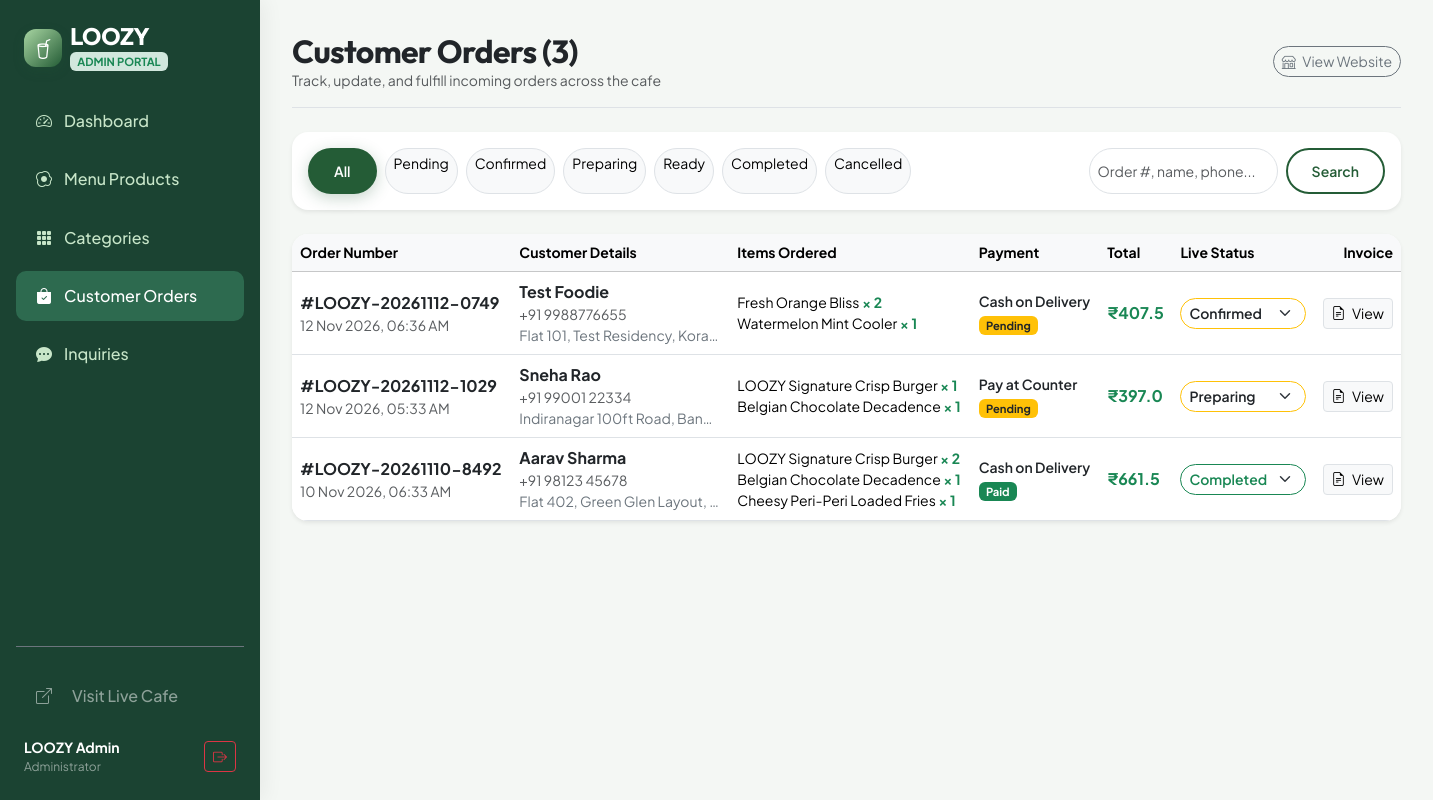
Page /admin/orders (signed in) on the committed database.
### models.py (models this page shows, shortened)
class User(UserMixin, db.Model):
    __tablename__ = 'users'
    id = db.Column(db.Integer, primary_key=True)
    name = db.Column(db.String(100), nullable=False)
    email = db.Column(db.String(120), unique=True, nullable=False, index=True)
    password_hash = db.Column(db.String(255), nullable=False)
    phone = db.Column(db.String(20), nullable=True)
    address = db.Column(db.Text, nullable=True)
    is_admin = db.Column(db.Boolean, default=False)
    created_at = db.Column(db.DateTime, default=datetime.utcnow)
    orders = db.relationship('Order', backref='user', lazy=True)

class Order(db.Model):
    __tablename__ = 'orders'
    id = db.Column(db.Integer, primary_key=True)
    order_number = db.Column(db.String(50), unique=True, nullable=False, index=True)
    user_id = db.Column(db.Integer, db.ForeignKey('users.id'), nullable=True)
    customer_name = db.Column(db.String(100), nullable=False)
    customer_email = db.Column(db.String(120), nullable=False)
    customer_phone = db.Column(db.String(20), nullable=False)
    delivery_address = db.Column(db.Text, nullable=False)
    order_notes = db.Column(db.Text, nullable=True)
    payment_method = db.Column(db.String(50), default='Cash on Delivery')
    payment_status = db.Column(db.String(50), default='Pending') # Pending, Paid, Failed
    order_status = db.Column(db.String(50), default='Pending') # Pending, Confirmed, Preparing, Ready, Completed, Cancelled
    subtotal = db.Column(db.Float, default=0.0)
    tax = db.Column(db.Float, default=0.0)
    delivery_fee = db.Column(db.Float, default=0.0)
    total_amount = db.Column(db.Float, default=0.0)
    created_at = db.Column(db.DateTime, default=datetime.utcnow)
    updated_at = db.Column(db.DateTime, default=datetime.utcnow, onupdate=datetime.utcnow)
    items = db.relationship('OrderItem', backref='order', lazy=True, cascade="all, delete-orphan")

class OrderItem(db.Model):
    __tablename__ = 'order_items'
    id = db.Column(db.Integer, primary_key=True)
    order_id = db.Column(db.Integer, db.ForeignKey('orders.id'), nullable=False)
    product_id = db.Column(db.Integer, db.ForeignKey('products.id'), nullable=True)
    product_name = db.Column(db.String(150), nullable=False)
    product_price = db.Column(db.Float, nullable=False)
    quantity = db.Column(db.Integer, nullable=False, default=1)
    item_subtotal = db.Column(db.Float, nullable=False)

### routes/admin.py (the view)
@admin_bp.route('/orders')
@admin_required
def orders():
    status = request.args.get('status', 'all').strip()
    search = request.args.get('q', '').strip()
    query = Order.query
    if status and status != 'all':
        query = query.filter_by(order_status=status)
    if search:
        query = query.filter(
            (Order.order_number.ilike(f"%{search}%")) |
            (Order.customer_name.ilike(f"%{search}%")) |
            (Order.customer_phone.ilike(f"%{search}%"))
        )
    orders_list = query.order_by(Order.created_at.desc()).all()
    statuses = ['Pending', 'Confirmed', 'Preparing', 'Ready', 'Completed', 'Cancelled']
    return render_template('admin/orders.html', orders=orders_list, current_status=status, statuses=statuses, search_query=search)

### routes/admin.py (called while the page is built)
def admin_required(f):
    @wraps(f)
    def decorated_function(*args, **kwargs):
        if not current_user.is_authenticated:
            flash('Please log in with an administrator account to access this section.', 'warning')
            return redirect(url_for('admin.login', next=request.url))
        if not current_user.is_admin:
            flash('Access denied. Administrator privileges required.', 'danger')
            return redirect(url_for('main.index'))
        return f(*args, **kwargs)
    return decorated_function

### templates/admin/orders.html (shortened to what this page needs)
{% extends "admin/admin_base.html" %}
{% block header_title %}Customer Orders ({{ orders|length }}){% endblock %}
{% block header_subtitle %}Track, update, and fulfill incoming orders across the cafe{% endblock %}
{% block content %}
<div class="card border-0 shadow-sm rounded-4 p-3 bg-white mb-4">
  <div class="d-flex flex-column flex-lg-row align-items-lg-center justify-content-between gap-3">
    <div class="d-flex flex-wrap gap-2">
      <a href="{{ url_for('admin.orders', status='all') }}" class="btn btn-sm {% if current_status == 'all' %}btn-loozy-primary{% else %}btn-light border{% endif %} rounded-pill">
        All
      </a>
      {% for s in statuses %}
      <a href="{{ url_for('admin.orders', status=s) }}" class="btn btn-sm {% if current_status == s %}btn-loozy-primary{% else %}btn-light border{% endif %} rounded-pill">
        {{ s }}
      </a>
      {% endfor %}
    </div>
    <form method="GET" action="{{ url_for('admin.orders') }}" class="d-flex gap-2">
      <input type="text" name="q" class="form-control form-control-sm rounded-pill" placeholder="Order #, name, phone..." value="{{ search_query }}">
      <button type="submit" class="btn btn-sm btn-loozy-outline rounded-pill">Search</button>
    </form>
  </div>
</div>
<div class="card border-0 shadow-sm rounded-4 overflow-hidden bg-white">
  <div class="table-responsive">
    <table class="table align-middle table-hover mb-0">
      <thead class="table-light small">
        <tr>
          <th>Order Number</th>
          <th>Customer Details</th>
          <th>Items Ordered</th>
          <th>Payment</th>
          <th>Total</th>
          <th>Live Status</th>
          <th class="text-end">Invoice</th>
        </tr>
      </thead>
      <tbody>
        {% for ord in orders %}
        <tr>
          <td>
            <a href="{{ url_for('admin.order_detail', order_id=ord.id) }}" class="fw-bold text-dark text-decoration-none">
              #{{ ord.order_number }}
            </a>
            <div class="small text-muted">{{ ord.created_at.strftime('%d %b %Y, %I:%M %p') }}</div>
          </td>
          <td>
            <div class="fw-bold text-dark">{{ ord.customer_name }}</div>
            <div class="small text-muted">{{ ord.customer_phone }}</div>
            <div class="small text-secondary text-truncate" style="max-width: 200px;">{{ ord.delivery_address }}</div>
          </td>
          <td>
            <div class="small">
              {% for it in ord.items %}
              <div>{{ it.product_name }} <span class="text-success fw-bold">× {{ it.quantity }}</span></div>
              {% endfor %}
            </div>
          </td>
          <td>
            <div class="small fw-semibold text-dark">{{ ord.payment_method }}</div>
            <span class="badge {% if ord.payment_status == 'Paid' %}bg-success{% else %}bg-warning text-dark{% endif %}" style="font-size: 0.7rem;">
              {{ ord.payment_status }}
            </span>
          </td>
          <td class="fw-bold text-success fs-6">
            ₹{{ ord.total_amount }}
          </td>
          <td>
            <form action="{{ url_for('admin.update_order_status', order_id=ord.id) }}" method="POST">
              <select name="order_status" class="form-select form-select-sm rounded-pill fw-semibold {% if ord.order_status == 'Completed' %}border-success text-success{% elif ord.order_status == 'Cancelled' %}border-danger text-danger{% else %}border-warning text-dark{% endif %}" onchange="this.form.submit()">
                {% for st in statuses %}
                <option value="{{ st }}" {% if ord.order_status == st %}selected{% endif %}>{{ st }}</option>
                {% endfor %}
              </select>
            </form>
          </td>
          <td class="text-end">
            <a href="{{ url_for('admin.order_detail', order_id=ord.id) }}" class="btn btn-sm btn-light border" title="View & Print Invoice">
              <i class="bi bi-file-earmark-text me-1"></i> View
            </a>
          </td>
        </tr>
        {% endfor %}
      </tbody>
    </table>
  </div>
</div>
{% endblock %}

### templates/admin/admin_base.html (shortened to what this page needs)
<!DOCTYPE html>
<html lang="en">
<head>
  <link href="https://cdn.jsdelivr.net/npm/bootstrap@5.3.3/dist/css/bootstrap.min.css" rel="stylesheet">
  <link rel="stylesheet" href="https://cdn.jsdelivr.net/npm/bootstrap-icons@1.11.3/font/bootstrap-icons.min.css">
  <link rel="stylesheet" href="{{ url_for('static', filename='css/style.css') }}">
</head>
<body>
<div class="admin-wrapper">
  <aside class="admin-sidebar d-flex flex-column justify-content-between">
    <div>
      <a href="{{ url_for('admin.dashboard') }}" class="d-flex align-items-center gap-2 text-white text-decoration-none mb-4 px-2">
        <span class="loozy-logo-badge" style="width: 38px; height: 38px;"><i class="bi bi-cup-straw"></i></span>
        <div>
          <div class="brand-font fs-4 fw-bold lh-1 text-white">LOOZY</div>
          <span class="badge bg-success-subtle text-success small" style="font-size: 0.7rem;">ADMIN PORTAL</span>
        </div>
      </a>
      <nav class="nav flex-column gap-1">
        <a class="nav-link {% if request.endpoint == 'admin.dashboard' %}active{% endif %}" href="{{ url_for('admin.dashboard') }}">
          <i class="bi bi-speedometer2"></i> Dashboard
        </a>
        <a class="nav-link {% if request.endpoint in ['admin.products', 'admin.add_product', 'admin.edit_product'] %}active{% endif %}" href="{{ url_for('admin.products') }}">
          <i class="bi bi-egg-fried"></i> Menu Products
        </a>
        <a class="nav-link {% if request.endpoint == 'admin.categories' %}active{% endif %}" href="{{ url_for('admin.categories') }}">
          <i class="bi bi-grid-3x3-gap-fill"></i> Categories
        </a>
        <a class="nav-link {% if request.endpoint in ['admin.orders', 'admin.order_detail'] %}active{% endif %}" href="{{ url_for('admin.orders') }}">
          <i class="bi bi-bag-check-fill"></i> Customer Orders
        </a>
        <a class="nav-link {% if request.endpoint == 'admin.messages' %}active{% endif %}" href="{{ url_for('admin.messages') }}">
          <i class="bi bi-chat-dots-fill"></i> Inquiries
        </a>
      </nav>
    </div>
    <div class="pt-4 border-top border-secondary">
      <a href="{{ url_for('main.index') }}" target="_blank" class="nav-link text-white-50 small mb-2">
        <i class="bi bi-box-arrow-up-right me-2"></i> Visit Live Cafe
      </a>
      <div class="d-flex align-items-center justify-content-between px-2 pt-2">
        <div class="small text-truncate" style="max-width: 150px;">
          <div class="fw-bold text-white">{{ current_user.name }}</div>
          <div class="text-white-50" style="font-size: 0.75rem;">Administrator</div>
        </div>
        <a href="{{ url_for('auth.logout') }}" class="btn btn-sm btn-outline-danger p-1 px-2" title="Logout">
          <i class="bi bi-box-arrow-right"></i>
        </a>
      </div>
    </div>
  </aside>
  <main class="admin-content">
    <div class="d-flex flex-wrap justify-content-between align-items-center gap-3 mb-4 pb-3 border-bottom">
      <div>
        <h2 class="fw-bold text-dark mb-0">{% block header_title %}Admin Control Panel{% endblock %}</h2>
        <div class="text-muted small">{% block header_subtitle %}LOOZY Cafe Management System{% endblock %}</div>
      </div>
      <div class="d-flex align-items-center gap-2">
        <a href="{{ url_for('main.index') }}" class="btn btn-outline-secondary rounded-pill btn-sm">
          <i class="bi bi-shop me-1"></i> View Website
        </a>
      </div>
    </div>
    {% block content %}{% endblock %}
  </main>
</div>
</body>
</html>

### static/css/style.css (style rules this page uses)
:root { --loozy-primary: #A8D5A2; --loozy-primary-light: #E8F5E9; --loozy-primary-soft: #F1F8F2; --loozy-dark: #245C36; --loozy-dark-hover: #1b472a; --loozy-accent: #1B4332; --loozy-text: #26352A; --loozy-muted: #5f7465; --loozy-card-bg: #FFFFFF; --loozy-body-bg: #F9FAF9; --loozy-border: #DDEEE0; --loozy-shadow: 0 10px 30px rgba(36, 92, 54, 0.08); --loozy-shadow-hover: 0 16px 40px rgba(36, 92, 54, 0.15); --loozy-radius: 18px; --loozy-radius-sm: 10px; }
body { font-family: 'Plus Jakarta Sans', -apple-system, BlinkMacSystemFont, 'Segoe UI', Roboto, sans-serif; color: var(--loozy-text); background-color: var(--loozy-body-bg); min-height: 100vh; display: flex; flex-direction: column; overflow-x: hidden; }
main { flex: 1 0 auto; }
h1, h2, h3, h4, h5, h6, .brand-font { font-family: 'Outfit', sans-serif; color: var(--loozy-dark); font-weight: 700; letter-spacing: -0.02em; }
a { color: var(--loozy-dark); text-decoration: none; transition: all 0.25s ease; }
.loozy-logo-badge { background: linear-gradient(135deg, var(--loozy-primary) 0%, var(--loozy-dark) 100%); color: #FFFFFF; width: 40px; height: 40px; display: inline-flex; align-items: center; justify-content: center; border-radius: 12px; font-size: 1.25rem; box-shadow: 0 4px 12px rgba(36, 92, 54, 0.2); }
.btn-loozy-primary { background-color: var(--loozy-dark); color: #FFFFFF; font-weight: 600; border-radius: 999px; padding: 0.65rem 1.5rem; border: 2px solid var(--loozy-dark); box-shadow: 0 4px 15px rgba(36, 92, 54, 0.25); transition: all 0.25s ease; }
.btn-loozy-outline { background-color: transparent; color: var(--loozy-dark); font-weight: 600; border-radius: 999px; padding: 0.65rem 1.5rem; border: 2px solid var(--loozy-dark); transition: all 0.25s ease; }
.admin-sidebar { background: #1B4332; color: #FFFFFF; min-height: 100vh; box-shadow: 4px 0 20px rgba(0,0,0,0.06); }
.admin-sidebar .nav-link { color: #C8E6C9; font-weight: 500; padding: 0.8rem 1.25rem; border-radius: 10px; margin-bottom: 0.3rem; display: flex; align-items: center; gap: 0.75rem; transition: all 0.2s ease; }
.admin-sidebar .nav-link:hover, .admin-sidebar .nav-link.active { background: #2D6A4F; color: #FFFFFF; }

### templates/admin/admin_base.html (style rules this page uses)
body { background-color: #F4F7F4; }
.admin-wrapper { display: flex; min-height: 100vh; }
.admin-sidebar { width: 260px; flex-shrink: 0; background: #1B4332; color: #FFFFFF; padding: 1.5rem 1rem; }
.admin-content { flex-grow: 1; padding: 2rem; overflow-y: auto; }

### rows in the picture
User: name "LOOZY Admin"
Order: order_number "LOOZY-20261112-0749", created_at "12 Nov 2026, 06:36 AM", customer_name "Test Foodie", customer_phone "+91 9988776655", delivery_address "Flat 101, Test Residency, Kora…", payment_method "Cash on Delivery", payment_status "Pending", total_amount "407.5", order_status "Confirmed"
OrderItem: product_name "Fresh Orange Bliss", quantity "2"
OrderItem: product_name "Watermelon Mint Cooler", quantity "1"
Order: order_number "LOOZY-20261112-1029", created_at "12 Nov 2026, 05:33 AM", customer_name "Sneha Rao", customer_phone "+91 99001 22334", delivery_address "Indiranagar 100ft Road, Ban…", payment_method "Pay at Counter", payment_status "Pending", total_amount "397.0", order_status "Preparing"
OrderItem: product_name "LOOZY Signature Crisp Burger", quantity "1"
OrderItem: product_name "Belgian Chocolate Decadence", quantity "1"
Order: order_number "LOOZY-20261110-8492", created_at "10 Nov 2026, 06:33 AM", customer_name "Aarav Sharma", customer_phone "+91 98123 45678", delivery_address "Flat 402, Green Glen Layout,…", payment_method "Cash on Delivery", payment_status "Paid", total_amount "661.5", order_status "Completed"
OrderItem: product_name "LOOZY Signature Crisp Burger", quantity "2"
OrderItem: product_name "Belgian Chocolate Decadence", quantity "1"
OrderItem: product_name "Cheesy Peri-Peri Loaded Fries", quantity "1"

### other values in the picture
{{ orders|length }} "3"
{{ s }} "Pending" "Confirmed" "Preparing" "Ready" "Completed" "Cancelled"
